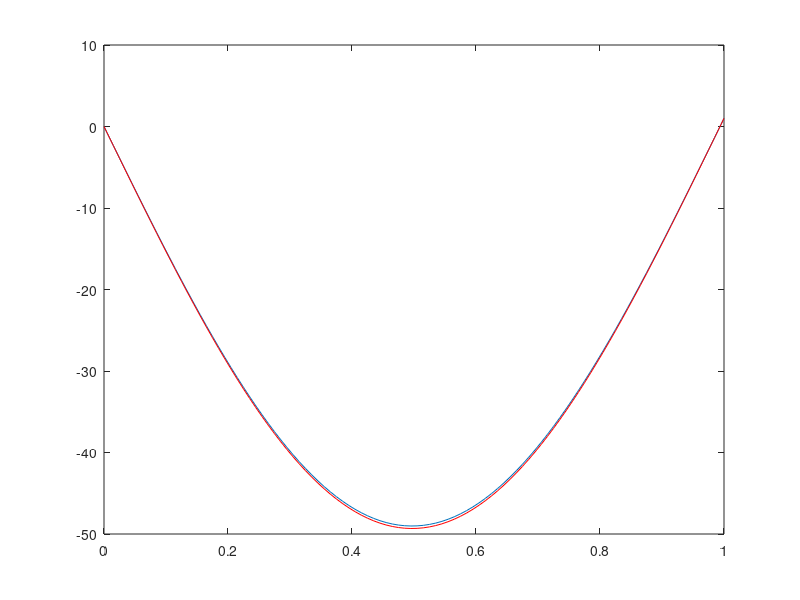

This figure's MATLAB source:
function Ejercicio2_FVM_C4()

%Caso 4
%termino reactivo con c=10 y Q=0.1
% 0 < x < L
% phi(0)=0 ; phi(1)=1

Gamma = 1;

phi0 = 0;
phiL = 1;
h = 0.01;
x = 0:h:1;

cant_celdas = length(x)-1;

Q = 0.1;
c = 10;
K = zeros(cant_celdas,cant_celdas);
F = zeros(cant_celdas,1);
left = true;

%syms phi_left phi_cent phi_right;

for i=1:cant_celdas %cada celda
    
    for j=i:i+1 %cada cara
        
        if (j == 1) %primer cara
            %Eq = Eq + (-1 * Gamma * (1/h1) * (phi_cent - phi0));
            h1 = h/2;
            K(i,j) = K(i,j) + (-1 * Gamma * (1/h1));
            left = false;
        else
            if (j == cant_celdas+1) %ultima cara
                %Eq = Eq + (Gamma * (1/h1) * (phiL - phi_cent));
                h1 = h/2;
                K(i,j-1) = K(i,j-1) + (-1 * Gamma * (1/h1));
            else   
                if (left)
                    %Eq = Eq + (-1 * Gamma * (1/h) * (phi_left - phi_cent));
                    gf = h/(x(i)-x(i-1));
                    Gamma1 = Gamma*(1-gf) + Gamma*gf;
                    
                    K(i,j) = K(i,j) + (-Gamma1 * (1/h));
                    K(i,j-1) = K(i,j-1) + (Gamma1 * (1/h));
                    left = false;
                else
                    if (~left)
                        %Eq = Eq + (Gamma * (1/h) * (phi_right - phi_cent));
                        gf = h/(x(i+1)-x(i));
                        Gamma1 = Gamma*(1-gf) + Gamma*gf;
                        
                        K(i,j) = K(i,j) + Gamma1 * (1/h);
                        K(i,j-1) = K(i,j-1) + (-Gamma1 * (1/h));
                        left = true;
                    end
                end
            end     
        end
        
    end
    
    K(i,i) = K(i,i) + c*h;
    F(i) = -Q*h;
    
end

%Cond dirichlet
F(1) = F(1) - ((2*Gamma)/h * phi0);
F(cant_celdas) = F(cant_celdas) - ((2*Gamma)/h * phiL);

a = K\F;
a(2:length(a)+1)=a;
a(1)=phi0;
a(length(a)+1)=phiL;
for i=1:cant_celdas
    xmid(i)= x(i)+(x(i+1)-x(i))/2;
end

xmid(2:length(xmid)+1)=xmid;
xmid(1) = x(1);
xmid(length(xmid)+1)=x(length(x));

exact = -49.3145*sin(3.16228.*xmid)+0.01*cos(3.16228.*xmid)-0.01; %l = 1
%exact = 4.87011*sin(3.16228.*xmid)+0.01*cos(3.16228.*xmid)-0.01; %l = 10
%exact = 1.15488*sin(3.16228.*xmid)+0.01*cos(3.16228.*xmid)-0.01; %l = 100
%exact = 1.24303.*sin(xmid)+0.1.*cos(xmid)-0.1; % con c =1 & l=1
%exact = cos(xmid)-(cos(1)-2).*csc(1).*sin(xmid)-1; %con c=1 & Q=1 & l=1
%exact = 4.81005.*sin(0.316228.*xmid)+10.*cos(0.316228.*xmid)-10; %con c=0.1 & Q=1 & l=1

err = sum((a - exact'));

%figure;
plot(xmid,a,xmid,exact,'r');


end

